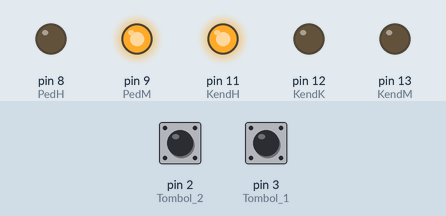
Simulated run of this sketch. Board: Arduino Uno, built with avr-gcc and run on an emulated ATmega328P. Shown: output pins drawn as LEDs (lit = HIGH). Dashed ring = blinking. Inputs (shaded band) come from the test bench; at power-on: pin 2 (Tombol_2) HIGH, pin 3 (Tombol_1) HIGH.

Above: at 1.2 s.
1.3 s: pin 2 (Tombol_2) pulled LOW for 0.15 s
At 1.8 s:
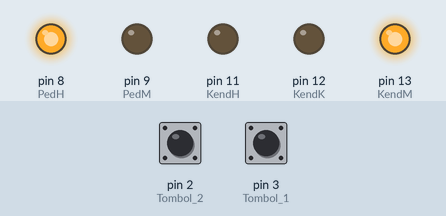
At 6.75 s:
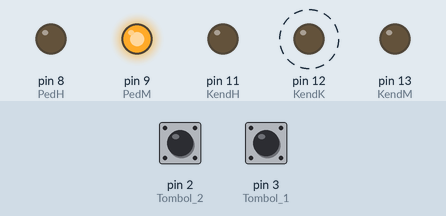
7.4 s: pin 2 (Tombol_2) pulled LOW for 1 s
At 13.25 s:
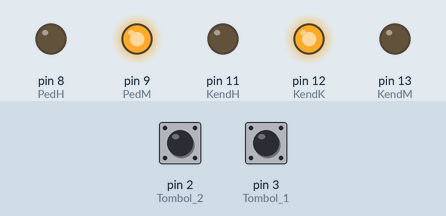
Timing chart, 0 to 16.4 s (numbered marks = the images above; inputs shaded):
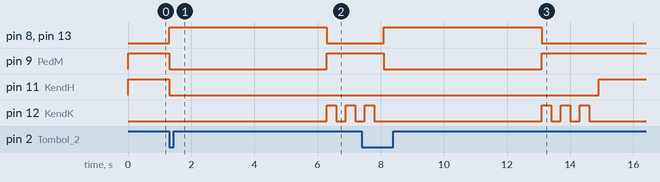

The sketch:

Pedestrian_Traffic_Light__Interrupt_.ino
```cpp
// C++ code

// Pin LED
// Kendaraan
const int KendM = 13;
const int KendK = 12;
const int KendH = 11;

// Pedestrian
const int PedM = 9;
const int PedH = 8;

// Pin Tombol
const int Tombol_1 = 3;
const int Tombol_2 = 2;

volatile bool interruptTriggered = false;

void btnInterrupt() {
  interruptTriggered = true;
}

void setup() {
  pinMode(KendM, OUTPUT);
  pinMode(KendK, OUTPUT);
  pinMode(KendH, OUTPUT);

  pinMode(PedM, OUTPUT);
  pinMode(PedH, OUTPUT);

  pinMode(Tombol_1, INPUT_PULLUP);
  pinMode(Tombol_2, INPUT_PULLUP);

  attachInterrupt(digitalPinToInterrupt(Tombol_1), btnInterrupt, FALLING);
  attachInterrupt(digitalPinToInterrupt(Tombol_2), btnInterrupt, FALLING);

  // Kondisi Awal
  digitalWrite(PedM, HIGH);
  digitalWrite(KendH, HIGH);
}

void loop() {
  if (interruptTriggered) {
    interruptTriggered = false;
    // Matikan Kondisi Awal
    digitalWrite(PedM, LOW);
    digitalWrite(KendH, LOW);

    // Nyalain Lampu Penyebrangan
    digitalWrite(PedH, HIGH);
    digitalWrite(KendM, HIGH);
    delay(5000);

    // Akhiri Penyebrangan
    digitalWrite(KendM, LOW);

    digitalWrite(PedH, LOW);
    digitalWrite(PedM, HIGH);

    for (int i = 0; i < 3; i++) {
      digitalWrite(KendK, HIGH);
      delay(300);
      digitalWrite(KendK, LOW);
      delay(300);
    }
  }

  // Kembali ke Kondisi Awal
  digitalWrite(KendH, HIGH);
}
```

Measured:
- after the input at 1.3 s, pin 8 (PedH), pin 13 (KendM): LOW → HIGH at once, → LOW 5.0 s later; pin 9 (PedM): HIGH → LOW at once, → HIGH 5.0 s later; pin 11 (KendH): HIGH → LOW at once; pin 12 (KendK): alternates HIGH for 0.30 s and LOW for 0.30 s, starting after 5.0 s
- after the input at 7.4 s, pin 8 (PedH), pin 13 (KendM): LOW → HIGH after 0.70 s, → LOW 5.0 s later; pin 9 (PedM): HIGH → LOW after 0.70 s, → HIGH 5.0 s later; pin 11 (KendH): LOW → HIGH after 7.5 s instead of 0.70 s
